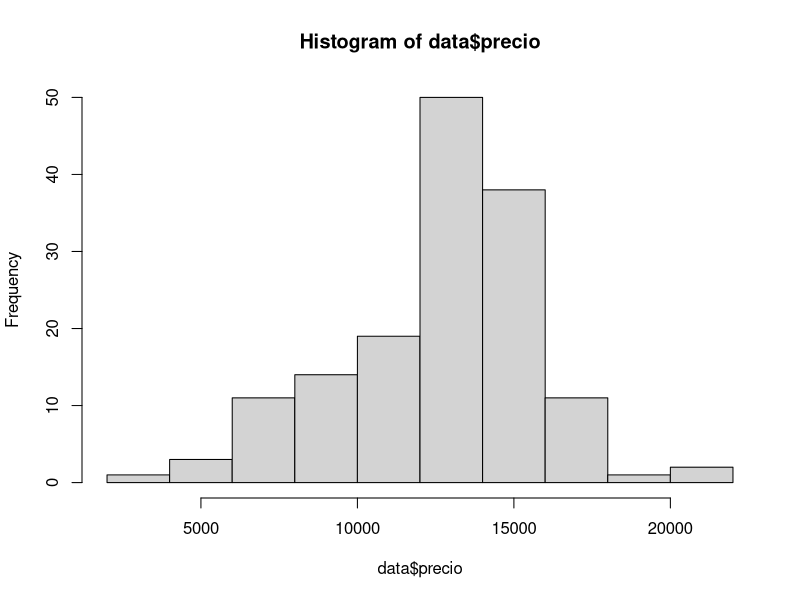

This figure's R source:
## ---- chunk 1
knitr::opts_chunk$set(echo = TRUE)
library(tidyverse)
library(dplyr)
setwd('~/sistemas/statistics/practices/prac06/')
data <- read_csv("base.csv")

## ---- chunk 2
data %>%

summarise(
'Media' = mean(data$km),
)

#quantile(data$precio, c(0.25))
## ---- chunk 3
data %>%
summarise(
'Q1' = quantile(precio, c(0.25)),
'Q2' = median(precio)
)


summary(data)
#quantile(data$precio, c(0.25))
## ---- chunk 4
data %>%
  count(modelo) %>%
  top_n(
  3, n
  )
## ---- chunk 5
data %>%
summarise(
'varianza' = var(precio),
'Desviacion estandar' = sd(precio),
)
## ---- chunk 6

## ---- chunk 7
#plot(pressure)
hist(data$precio)
